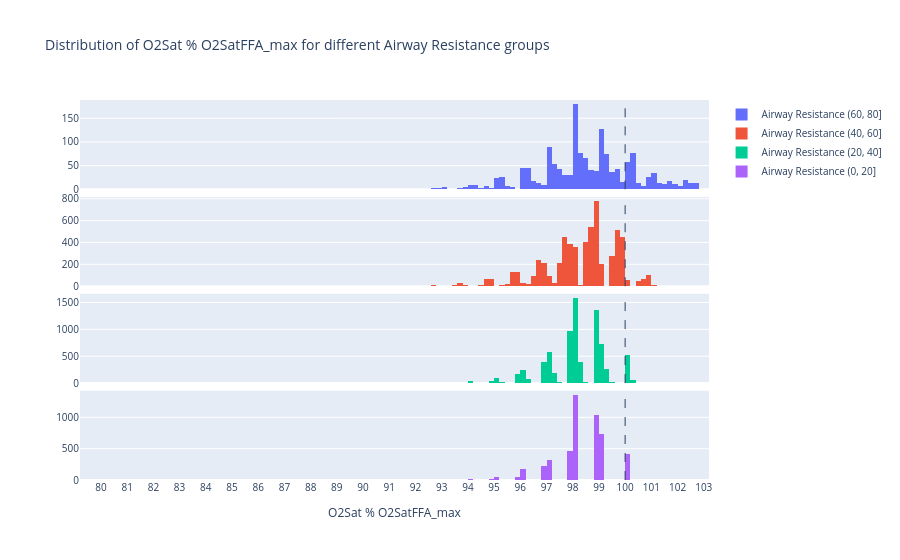

The notebook cell saved with this chart:
### Code cell
# Join max_o2_sat with df
df_max = df.join(max_o2_sat, on="ID", rsuffix="_max")
# Rename columns
df = df_max.rename(columns={"O2 Saturation_max": "HO2Sat_max"})
df_max["O2SatFFA_max"] = df_max["HO2Sat_max"] * o2satffa.multiplicative_drop_func(
    df_max["AR from ecFEV1 (%)"].values
)
df_max["O2Sat % O2SatFFA_max"] = df_max["O2 Saturation"] / df_max["O2SatFFA_max"] * 100

O2_col = "O2Sat % O2SatFFA_max"

df_max, group_labels = create_AR_groups(df_max)
plot_drop_from_O2SatFFA(df_max, O2_col, group_labels)

### Figure 1 — Plotly figure (JSON) as saved in the notebook; plotly's stock layout.template omitted (floating-point values rounded to 4 significant figures; data arrays with more than 128 entries replaced by an {"elided": "..."} marker saying what was removed)
{"data": [{"name": "Airway Resistance (60, 80]", "type": "histogram", "x": {"elided": "1507 float values"}, "xaxis": "x", "xbins": {"end": 110, "size": 0.2, "start": 75}, "yaxis": "y"}, {"name": "Airway Resistance (40, 60]", "type": "histogram", "x": {"elided": "6128 float values"}, "xaxis": "x2", "xbins": {"end": 110, "size": 0.2, "start": 75}, "yaxis": "y2"}, {"name": "Airway Resistance (20, 40]", "type": "histogram", "x": {"elided": "7795 float values"}, "xaxis": "x3", "xbins": {"end": 110, "size": 0.2, "start": 75}, "yaxis": "y3"}, {"name": "Airway Resistance (0, 20]", "type": "histogram", "x": {"elided": "4903 float values"}, "xaxis": "x4", "xbins": {"end": 110, "size": 0.2, "start": 75}, "yaxis": "y4"}], "layout": {"font": {"size": 10}, "shapes": [{"line": {"dash": "dash", "width": 1}, "type": "line", "x0": 100, "x1": 100, "xref": "x", "y0": 0, "y1": 1, "yref": "y domain"}, {"line": {"dash": "dash", "width": 1}, "type": "line", "x0": 100, "x1": 100, "xref": "x2", "y0": 0, "y1": 1, "yref": "y2 domain"}, {"line": {"dash": "dash", "width": 1}, "type": "line", "x0": 100, "x1": 100, "xref": "x3", "y0": 0, "y1": 1, "yref": "y3 domain"}, {"line": {"dash": "dash", "width": 1}, "type": "line", "x0": 100, "x1": 100, "xref": "x4", "y0": 0, "y1": 1, "yref": "y4 domain"}], "title": {"text": "Distribution of O2Sat % O2SatFFA_max for different Airway Resistance groups"}, "xaxis": {"anchor": "y", "domain": [0, 1], "matches": "x4", "showticklabels": false}, "xaxis2": {"anchor": "y2", "domain": [0, 1], "matches": "x4", "showticklabels": false}, "xaxis3": {"anchor": "y3", "domain": [0, 1], "matches": "x4", "showticklabels": false}, "xaxis4": {"anchor": "y4", "domain": [0, 1], "dtick": 1, "tick0": 75, "title": {"text": "O2Sat % O2SatFFA_max"}}, "yaxis": {"anchor": "x", "domain": [0.765, 1.0]}, "yaxis2": {"anchor": "x2", "domain": [0.51, 0.745]}, "yaxis3": {"anchor": "x3", "domain": [0.255, 0.49]}, "yaxis4": {"anchor": "x4", "domain": [0, 0.235]}}}
